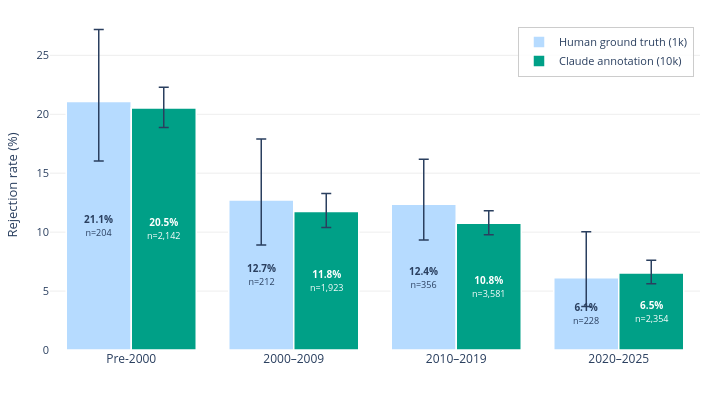

Write notebook code for a chart like this one.
### Markdown cell above
## Figure 6 — Rejection Rate by Time Period

### Code cell
# Figure 6 — Rejection rate by time period

rates_1k  = periods_1k['rate'].values
n_1k      = periods_1k['n'].values.astype(int)
nrej_1k   = periods_1k['n_rejected'].values.astype(int)
ci_lo_1k, ci_hi_1k = proportion_confint(nrej_1k, n_1k, alpha=0.05, method='wilson')
err_hi_1k = ci_hi_1k * 100 - rates_1k
err_lo_1k = rates_1k - ci_lo_1k * 100

rates_10k  = periods_10k['rate'].values
n_10k      = periods_10k['n'].values.astype(int)
nrej_10k   = periods_10k['n_rejected'].values.astype(int)
ci_lo_10k, ci_hi_10k = proportion_confint(nrej_10k, n_10k, alpha=0.05, method='wilson')
err_hi_10k = ci_hi_10k * 100 - rates_10k
err_lo_10k = rates_10k - ci_lo_10k * 100

fig6 = go.Figure()

fig6.add_trace(go.Bar(
    name='Human ground truth (1k)',
    x=PERIOD_ORDER,
    y=rates_1k,
    error_y=dict(type='data', array=err_hi_1k, arrayminus=err_lo_1k, thickness=1.5, width=5),
    marker=dict(color='#B6DBFF', line=dict(color='white', width=1.5)),
    hovertemplate='%{x} — Human: %{y:.1f}% (n=%{customdata})<extra></extra>',
    customdata=n_1k,
))

fig6.add_trace(go.Bar(
    name='Claude annotation (10k)',
    x=PERIOD_ORDER,
    y=rates_10k,
    error_y=dict(type='data', array=err_hi_10k, arrayminus=err_lo_10k, thickness=1.5, width=5),
    marker=dict(color='#00A087', line=dict(color='white', width=1.5)),
    hovertemplate='%{x} — Claude: %{y:.1f}% (n=%{customdata})<extra></extra>',
    customdata=n_10k,
))

fig6.update_layout(
    width=720,
    height=400,
    barmode='group',
    margin=dict(l=20, r=20, t=20, b=50),
    font=dict(size=11),
    plot_bgcolor='white',
    paper_bgcolor='white',
    legend=dict(orientation='v', x=0.72, y=0.98,
                bgcolor='rgba(255,255,255,0.85)', bordercolor='#CCC', borderwidth=1),
    yaxis=dict(
        title='Rejection rate (%)',
        range=[0, 28],
        showgrid=True, gridcolor='#EEEEEE', zeroline=False,
    ),
    xaxis=dict(tickfont=dict(size=12)),
)

# Add rate% + n= annotations at the midpoint of each bar.
# In a grouped bar with 2 traces the bars are offset by ±barwidth/2.
# Plotly default bargap=0.2, bargroupgap=0.0 → effective bar width ≈ 0.4 category units.
# The two bars are centered at x±0.2 in category-index space (0,1,2,3).
offset = 0.2   # adjust if bars look misaligned
for i, (period, r1, n1, r2, n2) in enumerate(
        zip(PERIOD_ORDER, rates_1k, n_1k, rates_10k, n_10k)):
    # Human bar (left)
    fig6.add_annotation(
        x=i - offset, y=r1 / 2,
        text=f'<b>{r1:.1f}%</b><br><span style="font-size:9px">n={n1:,}</span>',
        showarrow=False,
        font=dict(size=10, color='dark gray'),
        xref='x', yref='y',
    )
    # Claude bar (right)
    fig6.add_annotation(
        x=i + offset, y=r2 / 2,
        text=f'<b>{r2:.1f}%</b><br><span style="font-size:9px">n={n2:,}</span>',
        showarrow=False,
        font=dict(size=10, color='white'),
        xref='x', yref='y',
    )

fig6.show()

### Figure 1 — Plotly figure (JSON) as saved in the notebook; plotly's stock layout.template omitted (floating-point values rounded to 4 significant figures)
{"data": [{"customdata": [204, 212, 356, 228], "error_y": {"array": [6.105, 5.16, 3.826, 3.901], "arrayminus": [5.036, 3.833, 3.022, 2.448], "thickness": 1.5, "type": "data", "width": 5}, "hovertemplate": "%{x} — Human: %{y:.1f}% (n=%{customdata})<extra></extra>", "marker": {"color": "#B6DBFF", "line": {"color": "white", "width": 1.5}}, "name": "Human ground truth (1k)", "type": "bar", "x": ["Pre-2000", "2000–2009", "2010–2019", "2020–2025"], "y": [21.08, 12.74, 12.36, 6.14]}, {"customdata": [2142, 1923, 3581, 2354], "error_y": {"array": [1.763, 1.516, 1.057, 1.071], "arrayminus": [1.657, 1.364, 0.9728, 0.9298], "thickness": 1.5, "type": "data", "width": 5}, "hovertemplate": "%{x} — Claude: %{y:.1f}% (n=%{customdata})<extra></extra>", "marker": {"color": "#00A087", "line": {"color": "white", "width": 1.5}}, "name": "Claude annotation (10k)", "type": "bar", "x": ["Pre-2000", "2000–2009", "2010–2019", "2020–2025"], "y": [20.54, 11.75, 10.75, 6.542]}], "layout": {"annotations": [{"font": {"color": "dark gray", "size": 10}, "showarrow": false, "text": "<b>21.1%</b><br><span style=\"font-size:9px\">n=204</span>", "x": -0.2, "xref": "x", "y": 10.54, "yref": "y"}, {"font": {"color": "white", "size": 10}, "showarrow": false, "text": "<b>20.5%</b><br><span style=\"font-size:9px\">n=2,142</span>", "x": 0.2, "xref": "x", "y": 10.27, "yref": "y"}, {"font": {"color": "dark gray", "size": 10}, "showarrow": false, "text": "<b>12.7%</b><br><span style=\"font-size:9px\">n=212</span>", "x": 0.8, "xref": "x", "y": 6.368, "yref": "y"}, {"font": {"color": "white", "size": 10}, "showarrow": false, "text": "<b>11.8%</b><br><span style=\"font-size:9px\">n=1,923</span>", "x": 1.2, "xref": "x", "y": 5.876, "yref": "y"}, {"font": {"color": "dark gray", "size": 10}, "showarrow": false, "text": "<b>12.4%</b><br><span style=\"font-size:9px\">n=356</span>", "x": 1.8, "xref": "x", "y": 6.18, "yref": "y"}, {"font": {"color": "white", "size": 10}, "showarrow": false, "text": "<b>10.8%</b><br><span style=\"font-size:9px\">n=3,581</span>", "x": 2.2, "xref": "x", "y": 5.376, "yref": "y"}, {"font": {"color": "dark gray", "size": 10}, "showarrow": false, "text": "<b>6.1%</b><br><span style=\"font-size:9px\">n=228</span>", "x": 2.8, "xref": "x", "y": 3.07, "yref": "y"}, {"font": {"color": "white", "size": 10}, "showarrow": false, "text": "<b>6.5%</b><br><span style=\"font-size:9px\">n=2,354</span>", "x": 3.2, "xref": "x", "y": 3.271, "yref": "y"}], "barmode": "group", "font": {"size": 11}, "height": 400, "legend": {"bgcolor": "rgba(255,255,255,0.85)", "bordercolor": "#CCC", "borderwidth": 1, "orientation": "v", "x": 0.72, "y": 0.98}, "margin": {"b": 50, "l": 20, "r": 20, "t": 20}, "paper_bgcolor": "white", "plot_bgcolor": "white", "width": 720, "xaxis": {"tickfont": {"size": 12}}, "yaxis": {"gridcolor": "#EEEEEE", "range": [0, 28], "showgrid": true, "title": {"text": "Rejection rate (%)"}, "zeroline": false}}}
